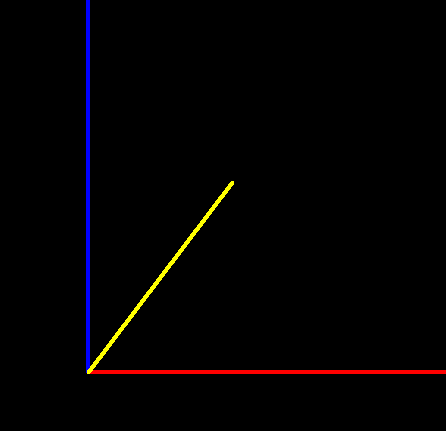

The script that drew this image:
"""
   3D世界坐标轴.py
   3D世界的每一个点，最终都是在屏幕显示出来，而屏幕是2D的。
   所以这个3D点就需要转换成2D坐标点。
"""
__author__ = '李兴球'
__blog__ = 'www.lixingqiu.com'

import turtle
import time

viewfactor = 150
xshift = 0
yshift = 0
zshift = 50
def gotoxyz(x,y,z):
    """转换三维坐标到二维坐标"""
    global viewfactor,xshift,yshift,zshift
    if (z+zshift) == 0 : return     
    xcor = viewfactor * (x+xshift)/(z+zshift)
    ycor = viewfactor * (y+yshift)/(z+zshift)
    turtle.goto(xcor,ycor)
    
turtle.pensize(4)
turtle.speed(0)
turtle.delay(0)
turtle.penup()
turtle.ht()
turtle.title('3D世界坐标轴by李兴球')
turtle.tracer(0)
oldx = None
oldy = None
def shift(event):
    global oldx,oldy,xshift,yshift
    if oldx==None:oldx = event.x  # 第一次
    if oldy==None:oldy = event.y  # 第一次
    dx = event.x - oldx           # 鼠标指针水平偏移量
    dy = event.y - oldy           # 鼠标指针垂直偏移量
    oldx = event.x
    oldy = event.y
    xshift += dx
    yshift -= dy

def fov(event):
    global viewfactor
    viewfactor +=  event.delta/60
    
canvas = turtle.getcanvas()
canvas.bind("<B1-Motion>",shift) # 绑定左键单击移动事件到shift
canvas.bind("<MouseWheel>",fov)  # 绑定滚轮事件到fov函数

turtle.bgcolor('black')
while True:
    turtle.clear()
    gotoxyz(0,0,0)              # 到圆点
    turtle.pendown()
    turtle.color('red')
    gotoxyz(300,0,0)            # x轴
    turtle.penup()

    gotoxyz(0,0,0)              # 到圆点
    turtle.pendown()
    turtle.color('blue')
    gotoxyz(0,300,0)            # y轴
    turtle.penup()
    
    gotoxyz(0,0,0)              # 到圆点
    turtle.pendown()
    turtle.color('yellow')
    gotoxyz(0,0,300)            # z轴
    turtle.penup()    
    
    turtle.update()
    time.sleep(0.1)
 
    
